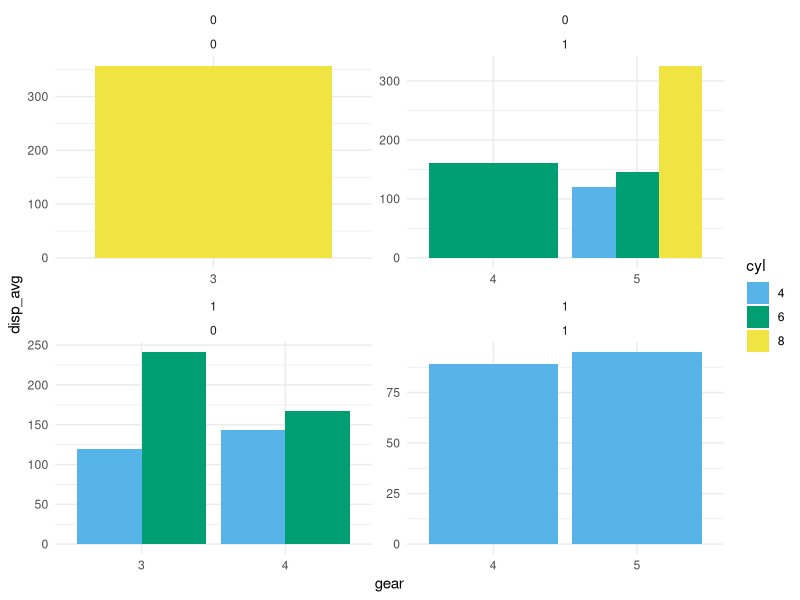

The R source for this figure: (Note: this script raises an error after producing the figure.)
## ---- chunk 1

xfun::pkg_attach(
  "knitr",
  "data.table",
  "ggplot2",
  "rlang",
  "dplyr",
  "magrittr",
  "ggthemes"
)

opts_chunk$set(
  message = FALSE,
  warning = FALSE,
  echo = TRUE,
  out.width = '100%',
  fig.asp = 1/1.618
)

# Create a data.table version of the mtcars data set. I explicitly specified to exclude rownames just to be clear (The default in data.table is FALSE).
dt_mtcars <- data.table(mtcars, keep.rownames = FALSE)

# Convert some columns from numeric to factor. I am not sure if this is the most
# efficient way to update multiple columns in data.table, but it works for my
# purposes.
dt_mtcars[
  ,
  c("cyl", "vs", "am", "gear") := 
    lapply(.SD, factor),
  .SDcols = c("cyl", "vs", "am", "gear")
]

## ---- chunk 2

dt_mtcars[
  ,
  .(disp_avg = mean(disp)),
  .(cyl, vs, am, gear)
] %>% 
  ggplot(
    aes(gear, disp_avg, fill = cyl)
  ) +
  geom_col(position = "dodge") +
  facet_wrap(
    vars(vs, am),
    ncol = 2,
    scales = "free"
  ) +
  scale_fill_pander() +
  theme_minimal()

## ---- chunk 3

plot_with_data.table_rlang <- function(
  data_data.table,
  x, y,
  fill, facet_1, facet_2
) {
  # Quote column names in arguments
    x <- rlang::enquo(x)
    y <- rlang::enquo(y)
    fill <- rlang::enquo(fill)
    facet_1 <- rlang::enquo(facet_1)
    facet_2 <- rlang::enquo(facet_2)
    
  data_data.table[
    ,
    # Compute average of response variable
    .(y_avg = mean(!!y)),
    # Group by explanatory variables
    .(!!x, !!fill, !!facet_1, !!facet_2)
  ] %>% 
    ggplot2::ggplot(
        ggplot2::aes(
          x = !!x,
          y = y_avg,
          fill = !!fill
        )
      ) +
      geom_col(position = "dodge") +
      facet_wrap(
        vars(!!facet_1, !!facet_2),
        ncol = 2,
        scales = "free"
      ) +
      scale_fill_pander() +
      theme_minimal()
} 

dt_mtcars %>% 
  plot_with_data.table_rlang(
    gear,
    disp,
    fill = cyl,
    facet_1 = vs,
    facet_2 = am
  )

## ---- chunk 4

# I want to capture object names in objects, so I can refer to the captured
# objects in the objects with !!
average_this <- as.name("disp")
group_with_this <- as.name("cyl")

dt_mtcars %>%
  group_by(!!group_with_this) %>% 
  summarise(average = mean(!!average_this))

## ---- chunk 5

dt_mtcars[
  ,
  .(average = mean(!!average_this)),
  .(!!group_with_this)
]

## ---- chunk 6

quote((7 - 3)^2 * 8 / 4 + 9 - 6)

## ---- chunk 7

bquote((7 - 3)^2 * 8 / 4 + 9 - 6)

## ---- chunk 8

eval(quote((7 - 3)^2 * 8 / 4 + 9 - 6))

eval(bquote((7 - 3)^2 * 8 / 4 + 9 - 6))

## ---- chunk 9

pemdas <- quote((7 - 3)^2 * 8 / 4 + 9 - 6)

quote(pemdas)

bquote(pemdas)

bquote(.(pemdas))

## ---- chunk 10

eval(pemdas)

eval(quote(pemdas))

eval(bquote(pemdas))

eval(bquote(.(pemdas)))

## ---- chunk 11

col1 <- as.name("disp")

col2 <- as.name("gear")

col1

col2

## ---- chunk 12

dt_mtcars$col1

dt_mtcars$col2

select(dt_mtcars, col1, col2)

dt_mtcars[, .(col1, col2)]

## ---- chunk 13

eval(bquote(`$`(dt_mtcars, .(col1))))

eval(bquote(`$`(dt_mtcars, .(col2))))

eval(bquote(select(dt_mtcars, .(col1), .(col2))))

eval(bquote(dt_mtcars[, list(.(col1), .(col2))]))


## ---- chunk 14

sessioninfo::session_info()
